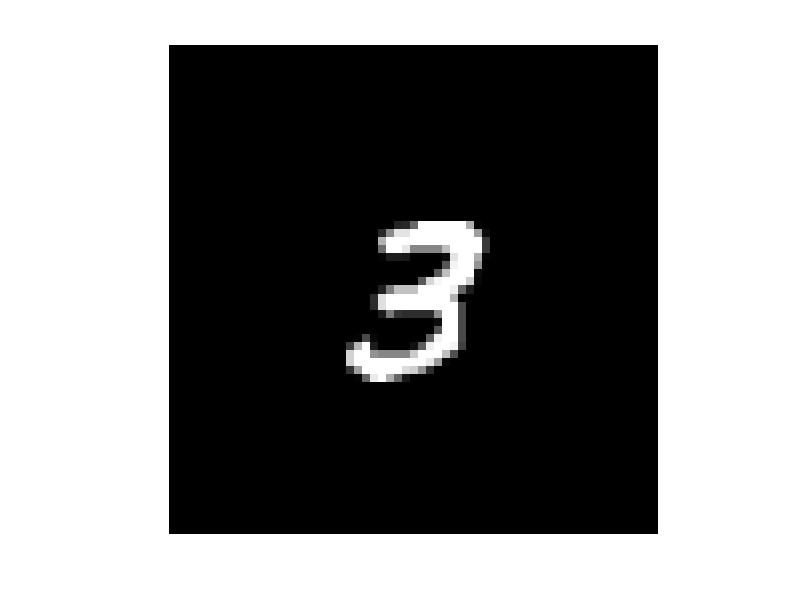

The MATLAB script that drew this image: (Note: this script raises an error after producing the figure.)
%Aaron Gonzales
%%
load image3;
figure
imshow(image3,[])
rot = linspace(0,180,200);
imgs=zeros(200,61,61);
img_vec = zeros(200,61*61);
%%
%1 generate the data and rotate 200 images up to 180 degrees
for i=1:200
    Rot_img = imrotate(image3,rot(i), 'crop');
    %imshow(Rot_img)
    imgs(i,:,:)=Rot_img;
    img_vec(i,:) = reshape(imgs(i,:,:),1,61*61);
end

%2 Calculate the mean, covarience matrix and compute the eigenvals and  
img_vec = img_vec';
sample_mean = mean(img_vec,2);
Covar = cov(img_vec');
[eig_vec, eig_val] = eigs(Covar,50);
eig_vals = diag(eig_val);

%3. Since the eigenvalue tells us how much varience it accounts for we only
%have to compute the eigenvalues with larger values. The smaller the value,
%the less they explain the data. Now if N < D and we have a matrix that is
%DxN then the rank can be at most N-1 therefore calculating any eigenvalues
%beyond this point would be unecessary as they dont help explain our data 
%%
%4 Display PCs
% PCs are the col of XX' he cov matrix
figure
for i=1:8
    subplot(2,4,i); 
    imshow(mat2gray(reshape(eig_vec(:,i),61,61)))
    title([num2str(i), ' PC'])
end

%4. The PCs are composed of mainly zeros except for its values near the
%center. This helps because we can tell the PCs are picking up on the
%varience of images in the dataset. It displays something similar to circle
%since we have data composed of rotated threes this also makes sense. The
%first PC does not seem to swirl as much as the other PCs after it. The
%more PCs you plot the more the image seems to be twisting in the middle.

%5.
figure
plot(eig_vals, '.-','MarkerSize', 8)
xlabel('Eigenvalue i');
ylabel('Eigenvalue');
title('Eigenvalue Plot')

%the eigenvalues show a sharp decline at around 20. This leads me to
%believe that the dimensionality of the data is around there since this is
%where most of the varience is explained. The most independent eigenvectors
%are the ones that have higher lambda values so when we see a sharp decline
%in lambda gives us an appropriate cut-off point
%%
%6 compute reconstruction of image
PCA_img = zeros(20,61,61);

i=0;
for j=2:2:20
    i=i+1;
    S = zeros(3721,1);
    for k=1:j
        sum = (eig_vec(:,k)'*(img_vec(:,1)-sample_mean))*eig_vec(:,k);
        S = S + sum;
    end
    PCA_img = sample_mean + S;
    subplot(2,5,i); 
    imshow(reshape(PCA_img,61,61))
    title([num2str(j), ' PCs 180*'])
end

%6. Compared to the previous prediction the actual value that seemed to
%best fit the original picture was K=15 or 20 anything after we cannot see
%a noticable difference in the image, and before is too blurry.

%%
%7. woorking with degree up to 360
rot = linspace(0,360,200);
img_vec = zeros(200,61*61);
for i=1:200
    Rot_img = imrotate(image3,rot(i), 'crop');
    imgs(i,:,:)=Rot_img;
    img_vec(i,:) = reshape(imgs(i,:,:),1,61*61);
end

img_vec = img_vec';
sample_mean = mean(img_vec,2);
Covar = cov(img_vec');
[eig_vec, eig_val] = eigs(Covar,50);
eig_vals = diag(eig_val);

i=0;
for j=1:2:20
    i=i+1;
    S = zeros(3721,1);
    for k=1:j
        sum = (eig_vec(:,k)'*(img_vec(:,1)-sample_mean))*eig_vec(:,k);
        S = S + sum;
    end
    PCA_img = sample_mean + S;
    subplot(2,5,i); 
    imshow(reshape(PCA_img,61,61))
    title([num2str(j), ' PCs 360*'])
end
figure
for i=1:8
    subplot(2,4,i); 
    imshow(mat2gray(reshape(eig_vec(:,i),61,61)))
    title([num2str(i), ' PC'])
end
figure
plot(eig_vals, '.-','MarkerSize', 8)
xlabel('Eigenvalue i');
ylabel('Eigenvalue');
title('Eigenvalue Plot')
%The curve that we use to determine the right amount e_vecs to use is much more
%spicky than before and seems to have the cut off point at a little below
%where it was for the previous section. Each PC seems more complex, but not
%as much as the previous time we ran it at 180 degrees. You can immediately
%see th difference when contrasting the first 2 PCs of both sections. The
%previous section becomes more complex looking at a faster rate. The
%recalculated image seems to follow the same pattern as before with the
%10,11,12,13 and beyond being where we stop to see noticable differences

%%
%8. Explain why choosing two vectors that best represent the conanonical basis
% is not suitable here and use a scatter plot to display them

E = eye(3721);
num = floor(3721/2);
feature = zeros(200,3);
for i = num:num+2
    feature(:,i+1-num) = img_vec'*E(:,i);
end

figure
subplot(1,2,1);scatter(feature(:,1), feature(:,2))
xlabel('1st feature');
ylabel('2nd feature');
title(sprintf('2-D Scatter Plot of features %d,%d',num,num+1))
subplot(1,2,2);scatter3(feature(:,1), feature(:,2), feature(:,3))
xlabel('1st feature');
ylabel('2nd feature');
zlabel('3rd feature');
title(sprintf('3-D Scatter Plot of features %d, %d, %d', num,num+1,num+2))

%8.
%The reason this is not suitable is because our data is sparse we are not
%collecting that much information off of any of the features really. 
%Our data is pixels so we are just getting the certain pixels. Had we had a
%more condesed shape this could be avoided possibly. The plots currently 
%though dont account for much. One thing to note is though that we see a
%more complex plot when in 3 dimensions rather than 2

%% 
%9. Choose two or three good PCA score vectors to display on scatter plot
PCA_scores=zeros(200,3);
for i=1:3
    PCA_scores(:,i) = (img_vec')*eig_vec(:,i);
end
figure
subplot(1,2,1);scatter(PCA_scores(:,1), PCA_scores(:,2))
xlabel('1st PC');
ylabel('2nd PC');
title('2-D Scatter Plot of PC score')
subplot(1,2,2);scatter3(PCA_scores(:,1), PCA_scores(:,2), PCA_scores(:,3))
xlabel('1st PC');
ylabel('2nd PC');
zlabel('3rd PC');
title('3-D Scatter Plot of PC score')


%For the plot of two PC scores out scatter plot resembles the shape similar to a
%circle. Meaning this is the best representation of our data using only up
%two PCs when recreating the data. The next scatter plot includes an extra
%PC and makes the representation of the data a lot more complex compared to
%when using only two. The data now resembles that of a saddle making use of
%3 dimensions. 

%10
%The intrinsic dimensionality of the data is 1 because we can only account
%for the rotation that we created. The amount of componets needed is a little 
%more than 3 because of the fact that we have noise added to the data, i.e. 
%the rotations. This accounts for why we must choose more PCs than the 
%intrinsic dimensionality

%